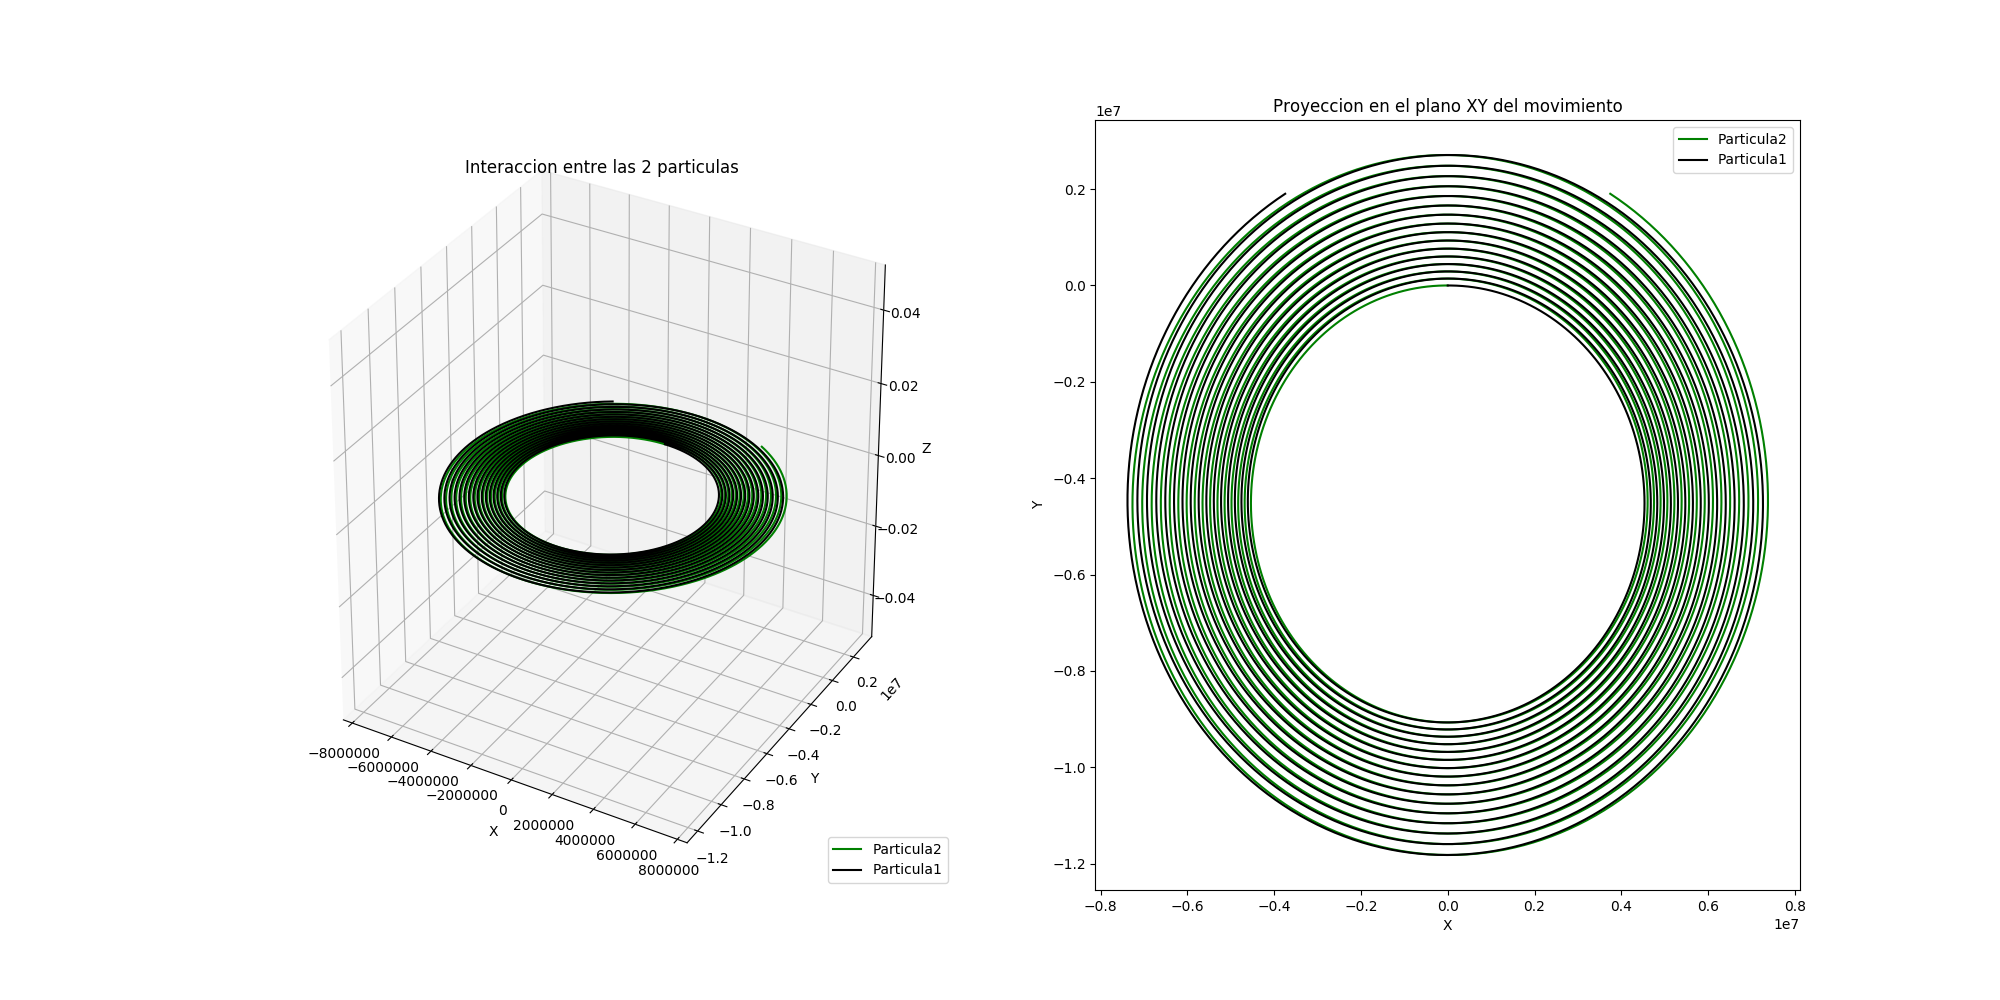

The script that saved this image:
'''
! ===========================================================================
! SegClasesPython.py
! ===========================================================================
! This program describes the interaction between two charged particles and 
! they are in a magnetic field.
!     Valentina Roquemen Echeverry, [email redacted]

! Up to date: 22 agosto 2019			
'''

# Librarys
import numpy as np
import matplotlib.pyplot as plt
from scipy.integrate import odeint
from mpl_toolkits.mplot3d import Axes3D

class Particle:

  def __init__(self,r,v,m,carga):

    self.r = r
    self.v = v
    self.m = m
    self.q = carga
  
  def cinematica(self,Fuerza,q_prima,r2,B,dt):
    F = Fuerza(self.r,self.v,self.q,q_prima,B,r2)
    
    a = F/self.m
    self.v = a*dt+self.v
    self.r = a*dt**2/2.+self.v*dt+self.r
    
    return self.r

def FuerzaLorentz(r,v,q,q_prima,B,r2):
	k = 9e9
	F = q*(np.cross(v,B)+k*q_prima*(r-r2)/(np.sum((r-r2)**2))**3/2)
	return F

#Initial conditions
r1 = np.array([0,0,0]) #Initial position for particle 1
r2 = np.array([1,0,0]) #Initial position for particle 2
v1 = np.array([0,0,0]) #Initial velocity for particle 1
v2 = np.array([0,0,0]) #Initial velocity for particle 2

m = 10 #Mass 
B = np.array([0,0,10]) #Magentic field
q1 = 1 #Charge for particle 1
q2 = -1 #Charge for particle 2

part1 = Particle(r1,v1,m,q1) #Particle 1
part2 = Particle(r2,v2,m,q2) #Particle 2

dt = 0.01 #Time step

R1 = part1.r
R2 = part2.r

#Evolution in time
for i in range(0,10000):
  r1_temp = part1.cinematica(FuerzaLorentz, part2.q, r2,B,dt)
  r2_temp = part2.cinematica(FuerzaLorentz, part1.q, r1,B,dt)
  
  r1 = r1_temp
  r2 = r2_temp
  R1 = np.append(r1,R1)
  R2 = np.append(r2,R2)

R1 = np.reshape(R1,(-1,3))
R2 = np.reshape(R2,(-1,3))

#Graphs
fig = plt.figure(figsize=(20,10))
ax = fig.add_subplot(1,2,1,projection='3d')

ax.plot(R2[:,0], R2[:,1], R2[:,2],'g', label='Particula2')
ax.plot(R1[:,0], R1[:,1], R1[:,2],'k', label='Particula1')
ax.set_xlabel('X')
ax.set_ylabel('Y')
ax.set_zlabel('Z')
ax.set_title('Interaccion entre las 2 particulas')
ax.legend(loc=4)

plt.subplot(1,2,2)
plt.plot(R2[:,0], R2[:,1],'g', label='Particula2')
plt.plot(R1[:,0], R1[:,1],'k', label='Particula1')
plt.legend()
plt.xlabel('X')
plt.ylabel('Y')
plt.title('Proyeccion en el plano XY del movimiento')

plt.savefig('SegClasesPython.png')
plt.show()